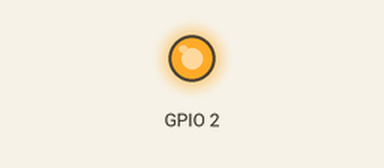
This sketch was run on a simulated ESP32. On the bench: output pins drawn as LEDs (lit = HIGH). WiFi joins after 1.5 s; servers stay silent unless stated; what the sketch prints to the serial monitor is not drawn.

Above: at 0.1 s.
At 1.6 s:
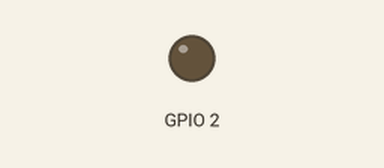
Timing chart, 0 to 3.1 s (numbered marks = the images above):
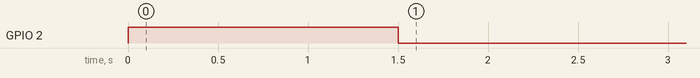

The sketch:

port_scan_paralell.ino
```cpp
#include <WiFi.h>
#include <WiFiClient.h>
#include <queue>
#include "secrets.h"

const char *ssid = WIFI_SSID;
const char *password = WIFI_PASSWORD;

#define WORKER_COUNT 8
#define JOB_QUEUE_DEPTH 512
#define RESULT_QUEUE_DEPTH 128

const uint16_t discoveryPorts[] = {80, 443, 8080, 1883, 554, 5353, 22, 53};
const size_t discoveryPortsCount = sizeof(discoveryPorts) / sizeof(discoveryPorts[0]);

const uint16_t fullPorts[] = {
    22, 80, 443, 8080, 8888, 8000,
    53, 21, 23, 110, 445, 1883,
    554, 3306, 5432, 5900, 3389};
const size_t fullPortsCount = sizeof(fullPorts) / sizeof(fullPorts[0]);

typedef struct
{
  uint32_t ip;
  uint16_t port;
} Job_t;

typedef struct
{
  uint32_t ip;
  uint16_t port;
} Result_t;

QueueHandle_t jobQueue = nullptr;
QueueHandle_t resultQueue = nullptr;

static inline uint32_t ipToRaw(const IPAddress &ip)
{
  // IPAddress stores bytes in natural order; convert to uint32_t
  return ((uint32_t)ip[0] << 24) | ((uint32_t)ip[1] << 16) | ((uint32_t)ip[2] << 8) | ((uint32_t)ip[3]);
}
static inline IPAddress rawToIP(uint32_t raw)
{
  return IPAddress((raw >> 24) & 0xFF, (raw >> 16) & 0xFF, (raw >> 8) & 0xFF, raw & 0xFF);
}

void portScannerWorker(void *param)
{
  (void)param;
  Job_t job;
  for (;;)
  {
    if (xQueueReceive(jobQueue, &job, portMAX_DELAY) == pdTRUE)
    {
      IPAddress ip = rawToIP(job.ip);
      uint16_t port = job.port;

      WiFiClient client;
      client.setTimeout(60);

      if (client.connect(ip, port))
      {

        Result_t r;
        r.ip = job.ip;
        r.port = port;
        xQueueSend(resultQueue, &r, 0);
        client.stop();
      }

      vTaskDelay(pdMS_TO_TICKS(1));
    }
  }
}

bool enqueueDiscoveryAndCheck(IPAddress ip, uint32_t timeout_ms = 250)
{
  uint32_t raw = ipToRaw(ip);
  Job_t j;

  for (size_t i = 0; i < discoveryPortsCount; ++i)
  {
    j.ip = raw;
    j.port = discoveryPorts[i];
    xQueueSend(jobQueue, &j, 0);
  }

  uint32_t deadline = millis() + timeout_ms;
  Result_t res;
  bool found = false;
  while (millis() < deadline)
  {
    if (xQueueReceive(resultQueue, &res, pdMS_TO_TICKS(15)) == pdTRUE)
    {
      if (res.ip == raw)
      {
        Serial.printf("[KEŞİF] Cihaz %s -- açık port %d (discovery)\n", ip.toString().c_str(), res.port);
        found = true;
      }
      else
      {

        Serial.printf("[SONUÇ-BAŞKA] %s:%d\n", rawToIP(res.ip).toString().c_str(), res.port);
      }
    }
    else
    {

      vTaskDelay(pdMS_TO_TICKS(2));
    }
  }
  return found;
}

void enqueueFullScanForIP(IPAddress ip)
{
  Job_t j;
  uint32_t raw = ipToRaw(ip);
  for (size_t i = 0; i < fullPortsCount; ++i)
  {
    j.ip = raw;
    j.port = fullPorts[i];
    xQueueSend(jobQueue, &j, 0);
  }
}

void scanNetwork()
{
  Serial.println("IP taraması başlatılıyor...");
  IPAddress local = WiFi.localIP();
  IPAddress testIP(local[0], local[1], local[2], 0);

  for (int i = 1; i < 255; ++i)
  {
    testIP[3] = i;
    if (testIP == local)
      continue;

    Serial.printf("\n• Kontrol edilen IP: %s\n", testIP.toString().c_str());

    bool discovered = enqueueDiscoveryAndCheck(testIP, 220);
    if (discovered)
    {

      enqueueFullScanForIP(testIP);
    }
    vTaskDelay(pdMS_TO_TICKS(10));
  }
}

void setup()
{
  Serial.begin(115200);
  pinMode(2, OUTPUT);

  Serial.println("WiFi bağlanıyor...");
  WiFi.begin(ssid, password);
  while (WiFi.status() != WL_CONNECTED)
  {
    digitalWrite(2, HIGH);
    delay(300);
    digitalWrite(2, LOW);
  }
  Serial.println("\nWiFi bağlı: " + WiFi.localIP().toString());

  jobQueue = xQueueCreate(JOB_QUEUE_DEPTH, sizeof(Job_t));
  resultQueue = xQueueCreate(RESULT_QUEUE_DEPTH, sizeof(Result_t));
  if (!jobQueue || !resultQueue)
  {
    Serial.println("Kuyruk olusturma hatasi!");
    while (1)
      delay(1000);
  }

  for (int i = 0; i < WORKER_COUNT; ++i)
  {
    char name[12];
    snprintf(name, sizeof(name), "worker%d", i);
    xTaskCreatePinnedToCore(
        portScannerWorker,
        name,
        4096,
        NULL,
        1,
        NULL,
        1);
  }

  scanNetwork();

  Serial.println("\nTüm discovery işleri kuyruğa verildi. (Full tarama discovery sonuçlarına göre eklenecek.)");
}

void loop()
{

  Result_t r;
  if (xQueueReceive(resultQueue, &r, pdMS_TO_TICKS(50)) == pdTRUE)
  {
    Serial.printf("[AÇIK] %s:%d\n", rawToIP(r.ip).toString().c_str(), r.port);
  }
}
```

secrets_example.h
```cpp
#define WIFI_SSID ""
#define WIFI_PASSWORD ""
```
